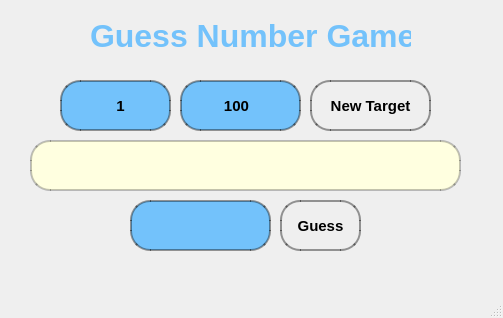
<?xml version="1.0" encoding="UTF-8"?>
<ui version="4.0">
 <class>MainWindow</class>
 <widget class="QMainWindow" name="MainWindow">
  <property name="geometry">
   <rect>
    <x>0</x>
    <y>0</y>
    <width>503</width>
    <height>318</height>
   </rect>
  </property>
  <property name="windowTitle">
   <string>MainWindow</string>
  </property>
  <property name="styleSheet">
   <string notr="true">QLineEdit {
font-size: 15px;
font-weight: bold;
border-radius: 20px;
background-color: #73C2FB;
color: black;
border: 2px solid rgba(0, 0, 0, 60);
padding: 15px;
}
</string>
  </property>
  <widget class="QWidget" name="centralwidget">
   <widget class="QLineEdit" name="txt_guess">
    <property name="geometry">
     <rect>
      <x>130</x>
      <y>200</y>
      <width>141</width>
      <height>51</height>
     </rect>
    </property>
    <property name="styleSheet">
     <string notr="true">QLineEdit {
    font-size: 15px;
    font-weight: bold;
    border-radius: 20px;
    background-color: #73C2FB;
    color: black;
    border: 2px solid rgba(0, 0, 0, 100);
    padding: 15px;
}</string>
    </property>
   </widget>
   <widget class="QPushButton" name="btn_guess">
    <property name="geometry">
     <rect>
      <x>280</x>
      <y>200</y>
      <width>81</width>
      <height>51</height>
     </rect>
    </property>
    <property name="styleSheet">
     <string notr="true">QPushButton {
    font-size: 15px;
    font-weight: bold;
    border-radius: 20px;
    background-color: qlineargradient(x1:0, y1:0, x2:1, y2:1,
                                      stop:0 #FFFF00, stop:0.5 white);
    color: black;
    border: 2px solid rgba(0, 0, 0, 100);
    padding: 15px;
}</string>
    </property>
    <property name="text">
     <string>Guess</string>
    </property>
   </widget>
   <widget class="QLabel" name="lbl_instruction">
    <property name="geometry">
     <rect>
      <x>30</x>
      <y>140</y>
      <width>431</width>
      <height>51</height>
     </rect>
    </property>
    <property name="styleSheet">
     <string notr="true">QLabel {
    font-size: 15px;
    font-weight: bold;
    border-radius: 20px;
    background-color:#FFFFE0 ;
    color: black;
    border: 2px solid rgba(0, 0, 0, 60);
    padding: 15px;
}</string>
    </property>
    <property name="text">
     <string/>
    </property>
   </widget>
   <widget class="QLabel" name="lbl_title">
    <property name="geometry">
     <rect>
      <x>90</x>
      <y>10</y>
      <width>321</width>
      <height>51</height>
     </rect>
    </property>
    <property name="font">
     <font>
      <pointsize>24</pointsize>
      <bold>true</bold>
     </font>
    </property>
    <property name="styleSheet">
     <string notr="true">color:#73C2FB;</string>
    </property>
    <property name="text">
     <string>Guess Number Game</string>
    </property>
   </widget>
   <widget class="QPushButton" name="btn_restart">
    <property name="geometry">
     <rect>
      <x>310</x>
      <y>80</y>
      <width>121</width>
      <height>51</height>
     </rect>
    </property>
    <property name="styleSheet">
     <string notr="true">QPushButton {
    font-size: 15px;
    font-weight: bold;
    border-radius: 20px;
    background-color: qlineargradient(x1:0, y1:0, x2:1, y2:1,
                                      stop:0 #73C2FB, stop:1 white);
    color: black;
    border: 2px solid rgba(0, 0, 0, 100);
    padding: 15px;
}</string>
    </property>
    <property name="text">
     <string>New Target</string>
    </property>
   </widget>
   <widget class="QLineEdit" name="txt_min_num">
    <property name="geometry">
     <rect>
      <x>60</x>
      <y>80</y>
      <width>111</width>
      <height>51</height>
     </rect>
    </property>
    <property name="styleSheet">
     <string notr="true">QLineEdit {
    font-size: 15px;
    font-weight: bold;
    border-radius: 20px;
    background-color: #73C2FB;
    color: black;
    border: 2px solid rgba(0, 0, 0, 100);
    padding: 15px;
}</string>
    </property>
    <property name="text">
     <string>         1</string>
    </property>
   </widget>
   <widget class="QLineEdit" name="txt_max_num">
    <property name="geometry">
     <rect>
      <x>180</x>
      <y>80</y>
      <width>121</width>
      <height>51</height>
     </rect>
    </property>
    <property name="styleSheet">
     <string notr="true">QLineEdit {
    font-size: 15px;
    font-weight: bold;
    border-radius: 20px;
    background-color: #73C2FB;
    color: black;
    border: 2px solid rgba(0, 0, 0, 100);
    padding: 15px;
}</string>
    </property>
    <property name="text">
     <string>      100</string>
    </property>
   </widget>
  </widget>
  <widget class="QMenuBar" name="menubar">
   <property name="geometry">
    <rect>
     <x>0</x>
     <y>0</y>
     <width>503</width>
     <height>22</height>
    </rect>
   </property>
  </widget>
  <widget class="QStatusBar" name="statusbar"/>
 </widget>
 <resources/>
 <connections/>
</ui>
